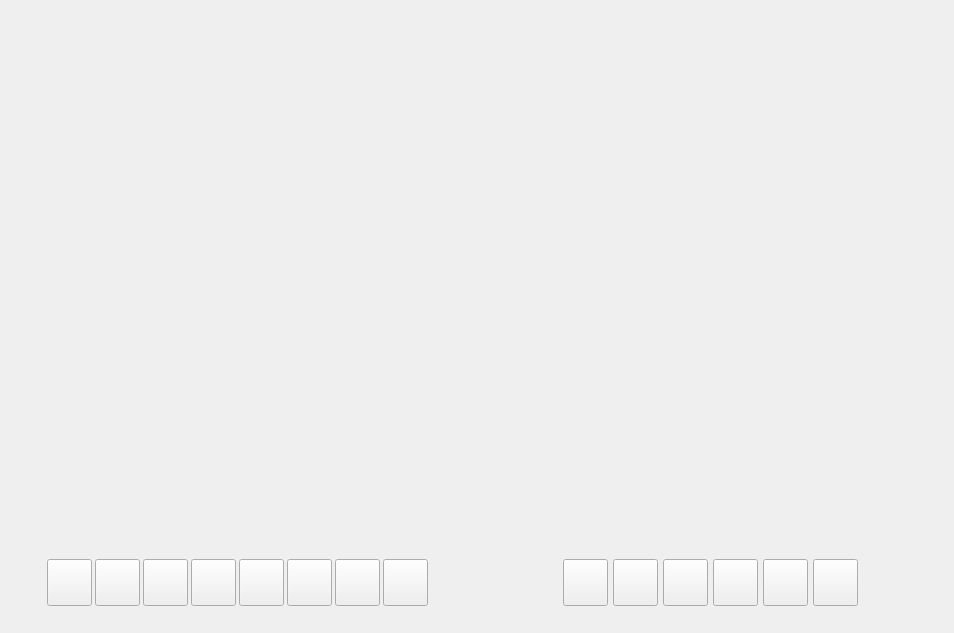
   <widget class="QWidget" name="page">
    <widget class="QWidget" name="widget_CarChose" native="true">
     <property name="geometry">
      <rect>
       <x>2</x>
       <y>509</y>
       <width>470</width>
       <height>115</height>
      </rect>
     </property>
     <widget class="QPushButton" name="pushButton_Car1">
      <property name="geometry">
       <rect>
        <x>45</x>
        <y>50</y>
        <width>45</width>
        <height>47</height>
       </rect>
      </property>
      <property name="text">
       <string/>
      </property>
     </widget>
     <widget class="QPushButton" name="pushButton_Car2">
      <property name="geometry">
       <rect>
        <x>93</x>
        <y>50</y>
        <width>45</width>
        <height>47</height>
       </rect>
      </property>
      <property name="text">
       <string/>
      </property>
     </widget>
     <widget class="QPushButton" name="pushButton_Car3">
      <property name="geometry">
       <rect>
        <x>141</x>
        <y>50</y>
        <width>45</width>
        <height>47</height>
       </rect>
      </property>
      <property name="text">
       <string/>
      </property>
     </widget>
     <widget class="QPushButton" name="pushButton_Car4">
      <property name="geometry">
       <rect>
        <x>189</x>
        <y>50</y>
        <width>45</width>
        <height>47</height>
       </rect>
      </property>
      <property name="text">
       <string/>
      </property>
     </widget>
     <widget class="QPushButton" name="pushButton_Car5">
      <property name="geometry">
       <rect>
        <x>237</x>
        <y>50</y>
        <width>45</width>
        <height>47</height>
       </rect>
      </property>
      <property name="text">
       <string/>
      </property>
     </widget>
     <widget class="QPushButton" name="pushButton_Car6">
      <property name="geometry">
       <rect>
        <x>285</x>
        <y>50</y>
        <width>45</width>
        <height>47</height>
       </rect>
      </property>
      <property name="text">
       <string/>
      </property>
     </widget>
     <widget class="QPushButton" name="pushButton_Car7">
      <property name="geometry">
       <rect>
        <x>333</x>
        <y>50</y>
        <width>45</width>
        <height>47</height>
       </rect>
      </property>
      <property name="text">
       <string/>
      </property>
     </widget>
     <widget class="QPushButton" name="pushButton_Car8">
      <property name="geometry">
       <rect>
        <x>381</x>
        <y>50</y>
        <width>45</width>
        <height>47</height>
       </rect>
      </property>
      <property name="text">
       <string/>
      </property>
     </widget>
     <widget class="QLabel" name="labelCarChose">
      <property name="geometry">
       <rect>
        <x>180</x>
        <y>20</y>
        <width>67</width>
        <height>17</height>
       </rect>
      </property>
      <property name="text">
       <string/>
      </property>
     </widget>
    </widget>
    <widget class="QWidget" name="widget_PlayCtrl" native="true">
     <property name="geometry">
      <rect>
       <x>475</x>
       <y>509</y>
       <width>470</width>
       <height>115</height>
      </rect>
     </property>
     <widget class="QPushButton" name="pushButton_prevCar">
      <property name="geometry">
       <rect>
        <x>88</x>
        <y>50</y>
        <width>45</width>
        <height>47</height>
       </rect>
      </property>
      <property name="text">
       <string/>
      </property>
     </widget>
     <widget class="QPushButton" name="pushButton_nextCar">
      <property name="geometry">
       <rect>
        <x>138</x>
        <y>50</y>
        <width>45</width>
        <height>47</height>
       </rect>
      </property>
      <property name="text">
       <string/>
      </property>
     </widget>
     <widget class="QPushButton" name="pushButton_pollstart">
      <property name="geometry">
       <rect>
        <x>188</x>
        <y>50</y>
        <width>45</width>
        <height>47</height>
       </rect>
      </property>
      <property name="text">
       <string/>
      </property>
     </widget>
     <widget class="QPushButton" name="pushButton_pollsuspend">
      <property name="geometry">
       <rect>
        <x>238</x>
        <y>50</y>
        <width>45</width>
        <height>47</height>
       </rect>
      </property>
      <property name="text">
       <string/>
      </property>
     </widget>
     <widget class="QPushButton" name="pushButton_pantograph">
      <property name="geometry">
       <rect>
        <x>288</x>
        <y>50</y>
        <width>45</width>
        <height>47</height>
       </rect>
      </property>
      <property name="text">
       <string/>
      </property>
     </widget>
     <widget class="QPushButton" name="pushButton_nextPage">
      <property name="geometry">
       <rect>
        <x>338</x>
        <y>50</y>
        <width>45</width>
        <height>47</height>
       </rect>
      </property>
      <property name="text">
       <string/>
      </property>
     </widget>
     <widget class="QLabel" name="labelPlayCtrl">
      <property name="geometry">
       <rect>
        <x>210</x>
        <y>10</y>
        <width>67</width>
        <height>17</height>
       </rect>
      </property>
      <property name="text">
       <string/>
      </property>
     </widget>
    </widget>
    <widget class="QLabel" name="widget_MonitorWin1">
     <property name="geometry">
      <rect>
       <x>2</x>
       <y>3</y>
       <width>470</width>
       <height>250</height>
      </rect>
     </property>
     <property name="text">
      <string/>
     </property>
    </widget>
    <widget class="QLabel" name="widget_MonitorWin2">
     <property name="geometry">
      <rect>
       <x>475</x>
       <y>3</y>
       <width>470</width>
       <height>250</height>
      </rect>
     </property>
     <property name="text">
      <string/>
     </property>
    </widget>
    <widget class="QLabel" name="widget_MonitorWin3">
     <property name="geometry">
      <rect>
       <x>2</x>
       <y>256</y>
       <width>470</width>
       <height>250</height>
      </rect>
     </property>
     <property name="text">
      <string/>
     </property>
    </widget>
    <widget class="QLabel" name="widget_MonitorWin4">
     <property name="geometry">
      <rect>
       <x>475</x>
       <y>256</y>
       <width>470</width>
       <height>250</height>
      </rect>
     </property>
     <property name="text">
      <string/>
     </property>
    </widget>
   </widget>
